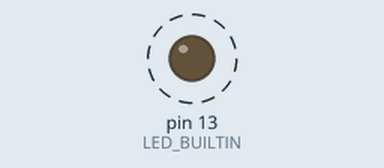
Simulated run of this sketch. Board: Arduino Uno, built with avr-gcc and run on an emulated ATmega328P. Parts: output pins drawn as LEDs (lit = HIGH). Dashed ring = blinking.

Above: at 0.4 s.
Timing chart, 0 to 3.0 s (numbered marks = the images above):
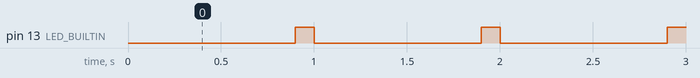

The sketch:

Blink_LED_Builtin.ino
```cpp
void setup() {
  // put your setup code here, to run once:
pinMode(LED_BUILTIN, OUTPUT);

}

void loop() {
  // put your main code here, to run repeatedly:
digitalWrite(LED_BUILTIN, LOW);
delay(900);
digitalWrite(LED_BUILTIN, HIGH);
delay(100);
}
```

Measured:
- by itself, pin 13 (LED_BUILTIN): alternates HIGH for 0.10 s and LOW for 0.90 s
